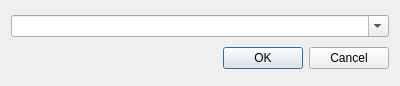
<?xml version="1.0" encoding="UTF-8"?>
<ui version="4.0">
 <class>selectListDialog</class>
 <widget class="QDialog" name="selectListDialog">
  <property name="geometry">
   <rect>
    <x>0</x>
    <y>0</y>
    <width>400</width>
    <height>86</height>
   </rect>
  </property>
  <property name="windowTitle">
   <string>Select List</string>
  </property>
  <property name="modal">
   <bool>true</bool>
  </property>
  <layout class="QGridLayout" name="gridLayout">
   <item row="0" column="0">
    <widget class="QComboBox" name="listNameBox">
     <property name="editable">
      <bool>true</bool>
     </property>
    </widget>
   </item>
   <item row="1" column="0">
    <widget class="QDialogButtonBox" name="buttonBox">
     <property name="orientation">
      <enum>Qt::Horizontal</enum>
     </property>
     <property name="standardButtons">
      <set>QDialogButtonBox::Cancel|QDialogButtonBox::Ok</set>
     </property>
    </widget>
   </item>
  </layout>
 </widget>
 <resources/>
 <connections>
  <connection>
   <sender>buttonBox</sender>
   <signal>accepted()</signal>
   <receiver>selectListDialog</receiver>
   <slot>accept()</slot>
   <hints>
    <hint type="sourcelabel">
     <x>248</x>
     <y>254</y>
    </hint>
    <hint type="destinationlabel">
     <x>157</x>
     <y>274</y>
    </hint>
   </hints>
  </connection>
  <connection>
   <sender>buttonBox</sender>
   <signal>rejected()</signal>
   <receiver>selectListDialog</receiver>
   <slot>reject()</slot>
   <hints>
    <hint type="sourcelabel">
     <x>316</x>
     <y>260</y>
    </hint>
    <hint type="destinationlabel">
     <x>286</x>
     <y>274</y>
    </hint>
   </hints>
  </connection>
 </connections>
</ui>
